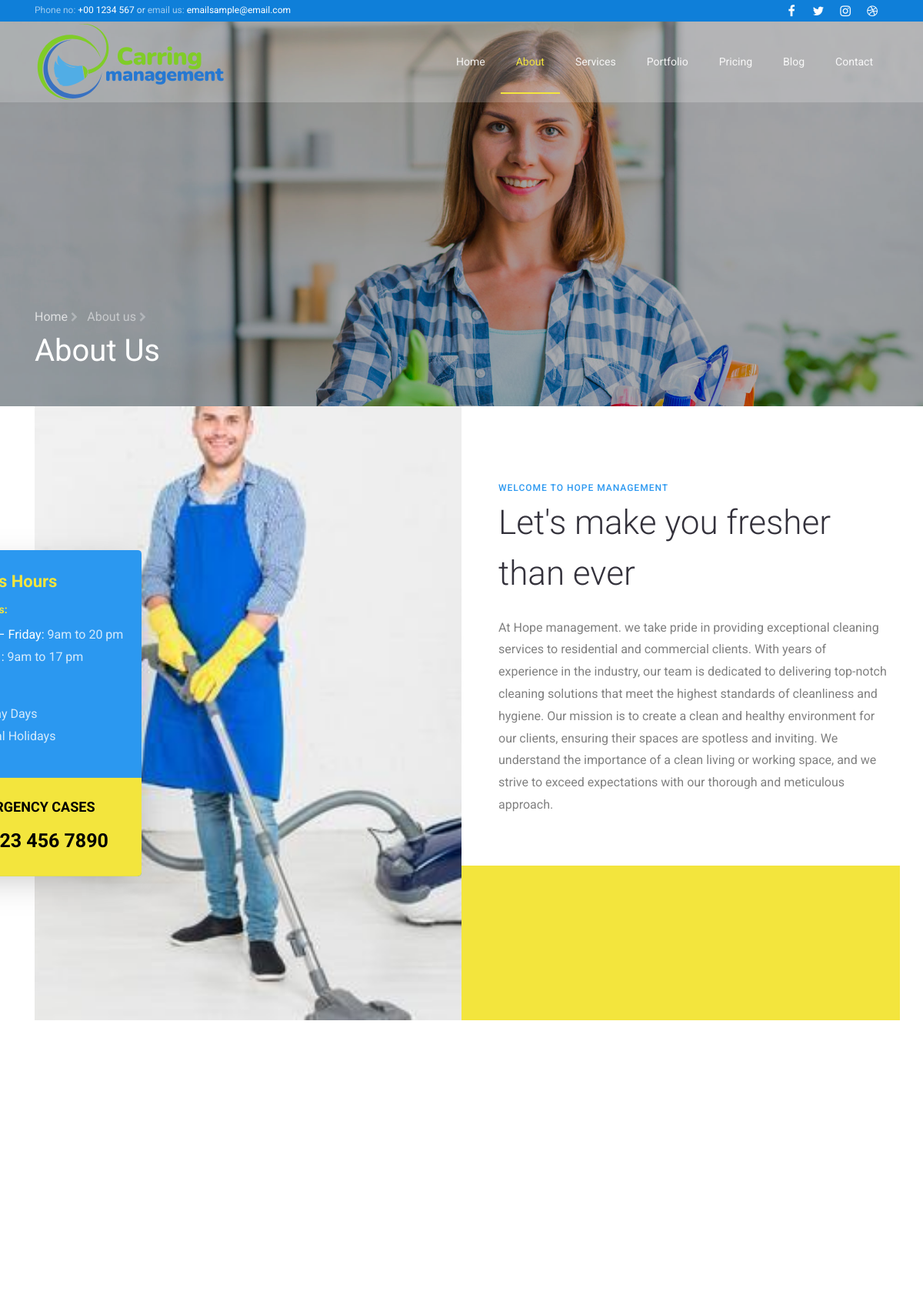
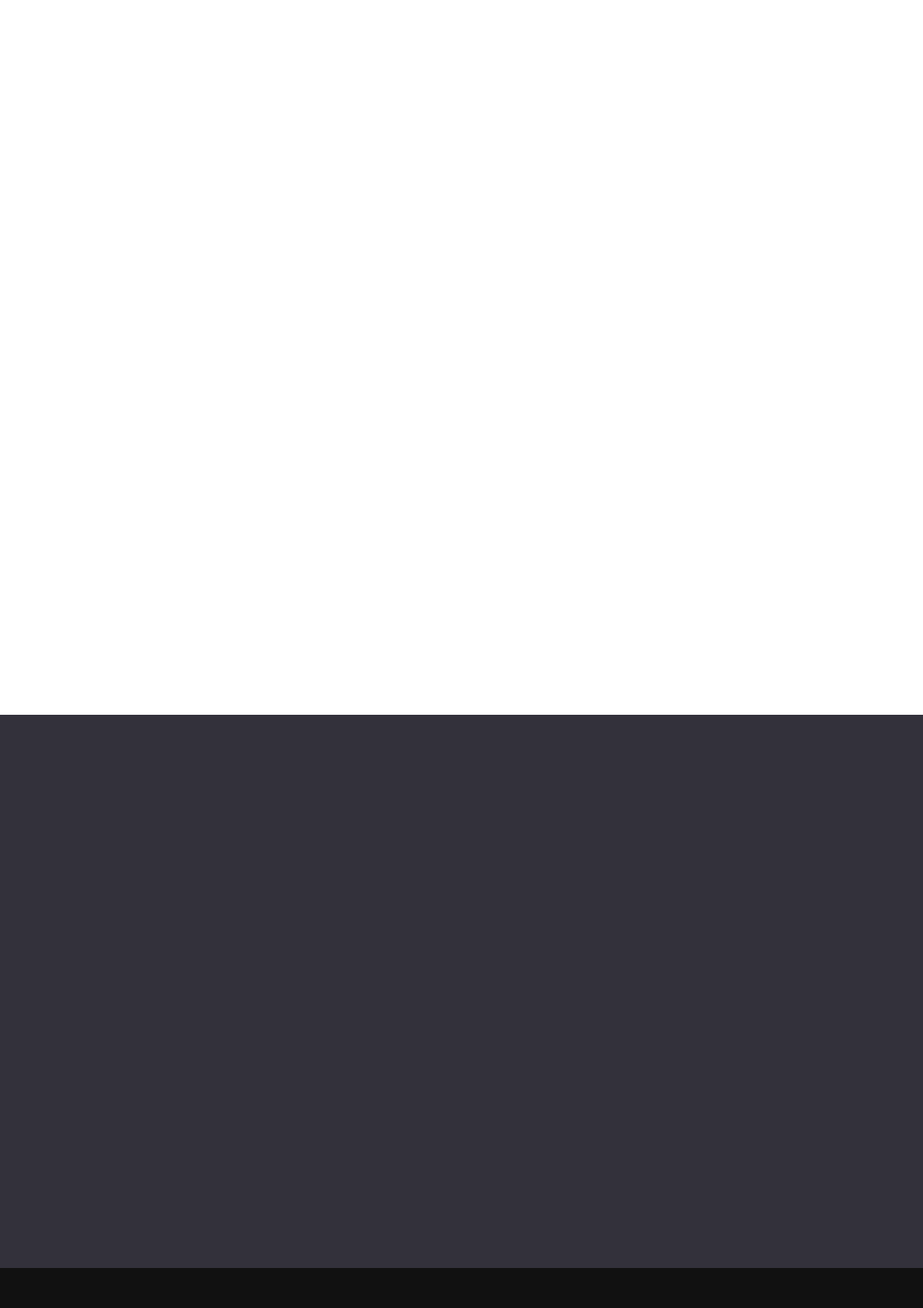
/about (upper part), run on the app's committed database (2 pictures, top to bottom).
### app/models.py (models this page shows, shortened)
class about_us(models.Model):
    image = models.ImageField(upload_to='carousel_images/', null=True)
    Company_name = models.CharField(max_length=100, null=True)
    logo = models.ImageField(upload_to='logo', null=True)
    Title = models.CharField(max_length=100, null=True)
    years_of_experience = models.CharField(max_length=100, null=True)
    description = models.TextField(max_length=1000, null=True)
    Total_projects = models.CharField(max_length=20, null=True)
    image_thumbnail = models.ImageField(upload_to='projects/thumbnails/', null=True, blank=True)

### app/views.py (the view)
# urls.py: path('about', views.about, name='about'),
def about(request):
  abouts=about_us.objects.all()
  team = Our_team.objects.all()
  testimonies = testimony.objects.all()
  services=Service.objects.all()
  Context={
    'about':abouts,'team':team,'testimonies':testimonies,'services':services
  }
  return render(request,'about.html',Context)

### templates/about.html (shortened to what this page needs)
{% extends 'base.html' %}
{%block content%}
    <section class="hero-wrap hero-wrap-2" style="background-image: url('images/bg_2.jpg');" data-stellar-background-ratio="0.5">
      <div class="overlay"></div>
      <div class="container">
        <div class="row no-gutters slider-text align-items-end">
          <div class="col-md-9 ftco-animate pb-5">
          	<p class="breadcrumbs mb-2"><span class="mr-2"><a href="{%url 'home'%}">Home <i class="fa fa-chevron-right"></i></a></span> <span>About us <i class="fa fa-chevron-right"></i></span></p>
            <h1 class="mb-0 bread">About Us</h1>
          </div>
        </div>
      </div>
    </section>
    <section class="ftco-section ftco-no-pt ftco-no-pb">
    <div class="container">
        <div class="row d-flex no-gutters">
            <div class="col-md-6 d-flex">
                <div class="img d-flex align-items-center justify-content-center py-5 py-md-0"
                     style="background-image:url('{{about.0.image.url}}');">
                    <div class="time-open-wrap">
                        <div class="desc p-4">
                            <h2>Business Hours</h2>
                            <div class="opening-hours">
                                <h4>Opening Days:</h4>
                                <p class="pl-3">
                                    <span><strong>Monday – Friday:</strong> 9am to 20 pm</span>
                                    <span><strong>Saturday :</strong> 9am to 17 pm</span>
                                </p>
                                <h4>Vacations:</h4>
                                <p class="pl-3">
                                    <span>All Sunday Days</span>
                                    <span>All Official Holidays</span>
                                </p>
                            </div>
                        </div>
                        <div class="desc p-4 bg-secondary">
                            <h3 class="heading">For Emergency Cases</h3>
                            <span class="phone">(+01) 123 456 7890</span>
                        </div>
                    </div>
                </div>
            </div>
            <div class="col-md-6 pl-md-5 pt-md-5">
                <div class="row justify-content-start py-5">
                    <div class="col-md-12 heading-section ftco-animate">
                        <span class="subheading">Welcome to <span>{{about.0.Company_name}}</span></span>
                        <h2 class="mb-4">{{about.0.Title}}</h2>
                        <p>{{about.0.description}}</p>
                    </div>
                </div>
                <div class="row ftco-counter py-5" id="section-counter">
                </div>
            </div>
        </div>
    </div>
</section>
<section class="ftco-section">
    <div class="container">
        <div class="row justify-content-center pb-5 mb-3">
        </div>
        <div class="row">
        </div>
    </div>
</section>
<section class="ftco-section ftco-no-pt">
    <div class="container">
        <div class="row">
            <div class="col-md-12 col-lg-3 pr-md-4 pb-lg-0 pb-4">
            </div>
        </div>
    </div>
</section>
<section class="ftco-section testimony-section ftco-bg-dark">
    <div class="container">
        <div class="row justify-content-center pb-5 mb-3">
        </div>
    </div>
</section>
{%endblock%}

### templates/base.html (shortened to what this page needs)
<!DOCTYPE html>
{%load static%}
<html lang="en">
<head>
    <link rel="stylesheet" href="https://stackpath.bootstrapcdn.com/font-awesome/4.7.0/css/font-awesome.min.css">
    <link rel="stylesheet" href="{%static 'css/animate.css' %}">
    <link rel="stylesheet" href="{%static 'css/owl.carousel.min.css' %}">
    <link rel="stylesheet" href="{%static 'css/owl.theme.default.min.css' %}">
    <link rel="stylesheet" href="{%static 'css/magnific-popup.css' %}">
    <link rel="stylesheet" href="{%static 'css/flaticon.css' %}">
    <link rel="stylesheet" href="{%static 'css/style.css' %}">
</head>
<body>
<div class="wrap">
    <div class="container">
        <div class="row justify-content-between">
            <div class="col-12 col-md d-flex align-items-center">
                <p class="mb-0 phone"><span class="mailus">Phone no:</span> <a href="#">+00 1234 567</a> or <span
                        class="mailus">email us:</span> <a href="#">emailsample@email.com</a></p>
            </div>
            <div class="col-12 col-md d-flex justify-content-md-end">
                <div class="social-media">
                    <p class="mb-0 d-flex">
                        <a href="#" class="d-flex align-items-center justify-content-center"><span
                                class="fa fa-facebook"><i class="sr-only">Facebook</i></span></a>
                        <a href="#" class="d-flex align-items-center justify-content-center"><span
                                class="fa fa-twitter"><i class="sr-only">Twitter</i></span></a>
                        <a href="#" class="d-flex align-items-center justify-content-center"><span
                                class="fa fa-instagram"><i class="sr-only">Instagram</i></span></a>
                        <a href="#" class="d-flex align-items-center justify-content-center"><span
                                class="fa fa-dribbble"><i class="sr-only">Dribbble</i></span></a>
                    </p>
                </div>
            </div>
        </div>
    </div>
</div>
<nav class="navbar navbar-expand-lg navbar-dark ftco_navbar bg-dark ftco-navbar-light" id="ftco-navbar">
    <div class="container">
        <a class="navbar-brand" href="{%url 'home'%}"><span><img class="logo-img navbar-brand" src="{%static 'images/logo.png'%}"></span></a>
        <div class="collapse navbar-collapse" id="ftco-nav">
            <ul class="navbar-nav ml-auto">
                <li class="nav-item {% if request.path == '/' %}active{% endif %}">
                    <a href="{% url 'home' %}" class="nav-link">Home</a>
                </li>
                <li class="nav-item {% if request.path == '/about' %}active{% endif %}"><a href="{%url 'about'%}" class="nav-link">About</a></li>
                <li class="nav-item {% if request.path == '/services' %}active{% endif %}"><a href="{%url 'service_view'%}" class="nav-link">Services</a></li>
                <li class="nav-item {% if request.path == '/portfolio' %}active{% endif %}"><a href="{%url 'Portfolio_view'%}" class="nav-link">Portfolio</a></li>
                <li class="nav-item {% if request.path == '/Package_view' %}active{% endif %}"><a href="{%url 'Package_view'%}" class="nav-link">Pricing</a></li>
                <li class="nav-item {% if request.path == '/blogs' %}active{% endif %}"><a href="{%url 'Blog_view'%}" class="nav-link">Blog</a></li>
                <li class="nav-item {% if request.path == '/contact' %}active{% endif %}"><a href="{%url 'contact_view'%}" class="nav-link">Contact</a></li>
            </ul>
        </div>
    </div>
</nav>
</body>
{% block content %}
{% endblock %}
<footer class="footer ftco-section">
</footer>
</body>
</html>

### templates/base.html (style rules this page uses)
.navbar-brand { padding: 0; }
.logo-img { max-width: 100%; max-height: 100%; }

### data on the page
about_us: image (picture), Company_name "HOPE MANAGEMENT", Title "Let's make you fresher than ever", description "At Hope management. we take pride in providing exceptional cleaning services to residential and commercial clients. With years of experience in the industry, our team is dedicated to delivering top-notch cleaning solutions that meet the highest standards of cleanliness and hygiene. Our mission is to create a clean and healthy environment for our clients, ensuring their spaces are spotless and inviting. We understand the importance of a clean living or working space, and we strive to exceed expectations with our thorough and meticulous approach."
